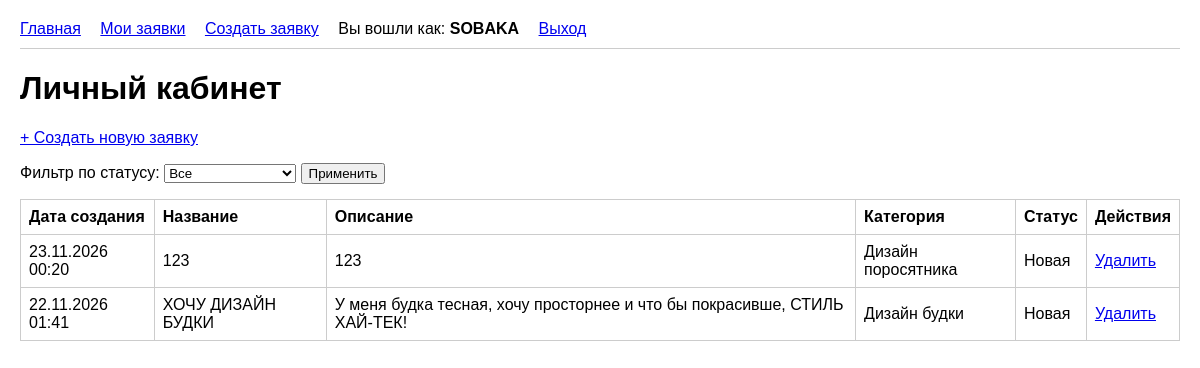
/profile/ (signed in), run on the app's committed database.
### portal/models.py (models this page shows, shortened)
class CustomUser(AbstractUser):
    full_name = models.CharField('ФИО', max_length=255)
    email = models.EmailField('Email', unique=True)
    consent = models.BooleanField('Согласие на обработку ПД', default=False)

class Application(models.Model):
    STATUS_CHOICES = [
        ('new', 'Новая'),
        ('in_progress', 'Принято в работу'),
        ('completed', 'Выполнено'),
    ]
    user = models.ForeignKey(CustomUser, on_delete=models.CASCADE, verbose_name='Пользователь')
    category = models.ForeignKey(Category, on_delete=models.CASCADE, verbose_name='Категория')
    title = models.CharField('Название заявки', max_length=200)
    description = models.TextField('Описание')
    photo = models.ImageField('Фото помещения или план', upload_to='plans/')
    created_at = models.DateTimeField('Дата создания', auto_now_add=True)
    status = models.CharField('Статус', max_length=20, choices=STATUS_CHOICES, default='new')
    admin_comment = models.TextField('Комментарий администратора', blank=True, null=True)
    design_image = models.ImageField('Готовый дизайн', upload_to='designs/', blank=True, null=True)
    class Meta:
        ordering = ['-created_at']

class Category(models.Model):
    name = models.CharField('Название категории', max_length=100, unique=True)

### portal/views.py (the view)
# urls.py: path('profile/', views.profile, name='profile'),
@login_required
def profile(request):
    status_filter = request.GET.get('status', '')
    apps = Application.objects.filter(user=request.user)
    if status_filter:
        apps = apps.filter(status=status_filter)
    return render(request, 'profile.html', {
        'apps': apps,
        'status_filter': status_filter,
    })

### templates/profile.html (shortened to what this page needs)
{% extends 'base.html' %}
{% block content %}
<h1>Личный кабинет</h1>
<p><a href="{% url 'create_app' %}">+ Создать новую заявку</a></p>
<form method="get" style="margin-bottom: 15px;">
    <label>Фильтр по статусу:</label>
    <select name="status">
        <option value="" {% if status_filter == '' %}selected{% endif %}>Все</option>
    </select>
    <button type="submit">Применить</button>
</form>
{% if apps %}
<table>
    <tr>
        <th>Дата создания</th>
        <th>Название</th>
        <th>Описание</th>
        <th>Категория</th>
        <th>Статус</th>
        <th>Действия</th>
    </tr>
    {% for app in apps %}
    <tr>
        <td>{{ app.created_at|date:"d.m.Y H:i" }}</td>
        <td>{{ app.title }}</td>
        <td>{{ app.description }}</td>
        <td>{{ app.category.name }}</td>
        <td>
            {{ app.get_status_display }}
        </td>
        <td>
            {% if app.status == 'new' %}
            <a href="{% url 'delete_app' app.pk %}">Удалить</a>
            {% else %}
            —
            {% endif %}
        </td>
    </tr>
    {% endfor %}
</table>
{% else %}
<p>Заявок нет.</p>
{% endif %}
{% endblock %}

### templates/base.html (shortened to what this page needs)
<!DOCTYPE html>
<html lang="ru">
<head>
</head>
<body>
<nav>
    <a href="{% url 'index' %}">Главная</a>
    {% if user.is_authenticated %}
    {% if user.is_staff %}
    <a href="{% url 'admin_dashboard' %}">Панель администратора</a>
    <a href="/superadmin/">Django Admin</a>
    {% else %}
    <a href="{% url 'profile' %}">Мои заявки</a>
    <a href="{% url 'create_app' %}">Создать заявку</a>
    {% endif %}
    <span>Вы вошли как: <b>{{ user.username }}</b></span>
    <a href="{% url 'logout' %}" style="margin-left: 15px;">Выход</a>
    {% else %}
    <a href="{% url 'login' %}">Вход</a>
    <a href="{% url 'register' %}">Регистрация</a>
    {% endif %}
</nav>
{% block content %}{% endblock %}
</body>
</html>

### templates/base.html (style rules this page uses)
body { font-family: Arial, sans-serif; margin: 20px; }
nav { margin-bottom: 20px; padding-bottom: 10px; border-bottom: 1px solid #ccc; }
nav a { margin-right: 15px; }
table { border-collapse: collapse; width: 100%; margin-top: 10px; }
th, td { border: 1px solid #ccc; padding: 8px; text-align: left; }

### data on the page
CustomUser: username "SOBAKA"
Application: created_at "23.11.2026 00:20", title "123", description "123", category.name "Дизайн поросятника", status "Новая", shows "Удалить"
Application: created_at "22.11.2026 01:41", title "ХОЧУ ДИЗАЙН БУДКИ", description "У меня будка тесная, хочу просторнее и что бы покрасивше, СТИЛЬ ХАЙ-ТЕК!", category.name "Дизайн будки", status "Новая", shows "Удалить"
